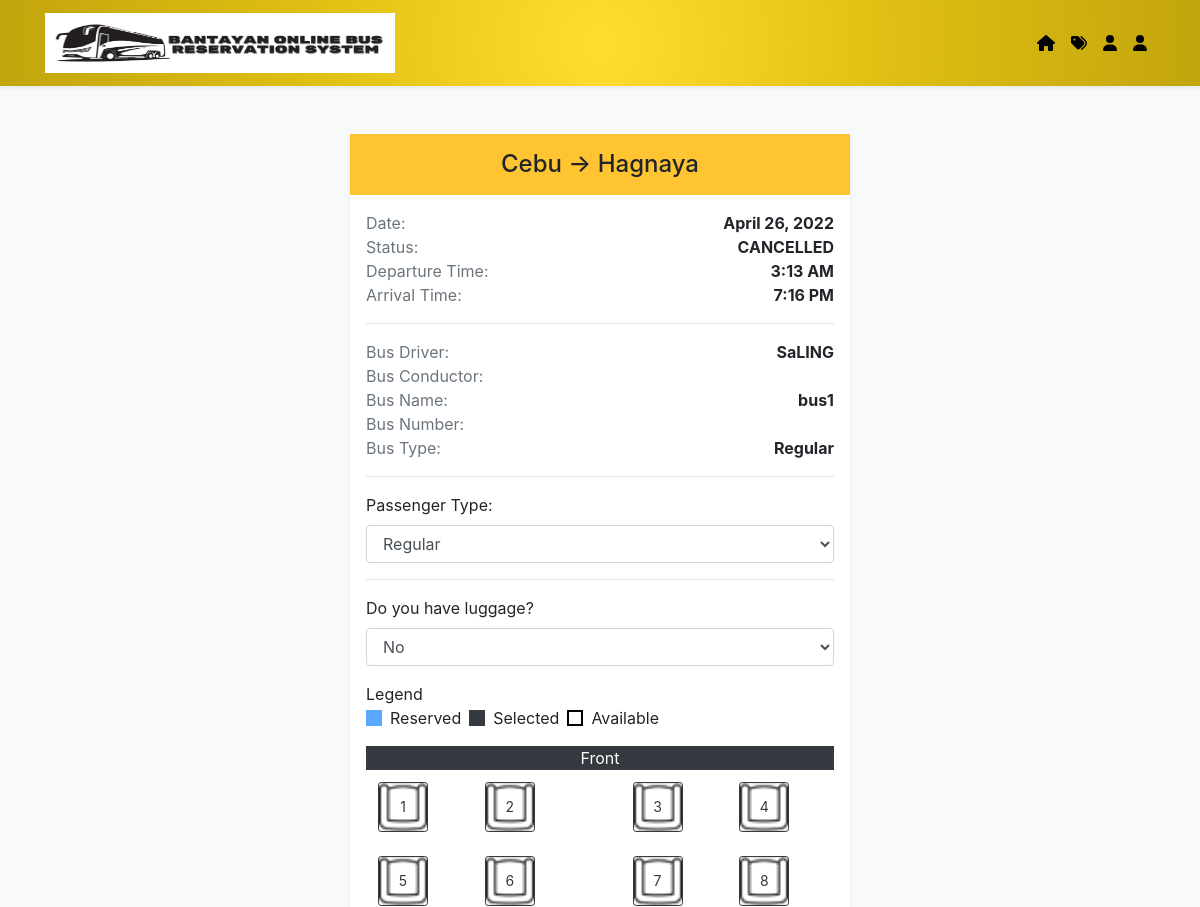
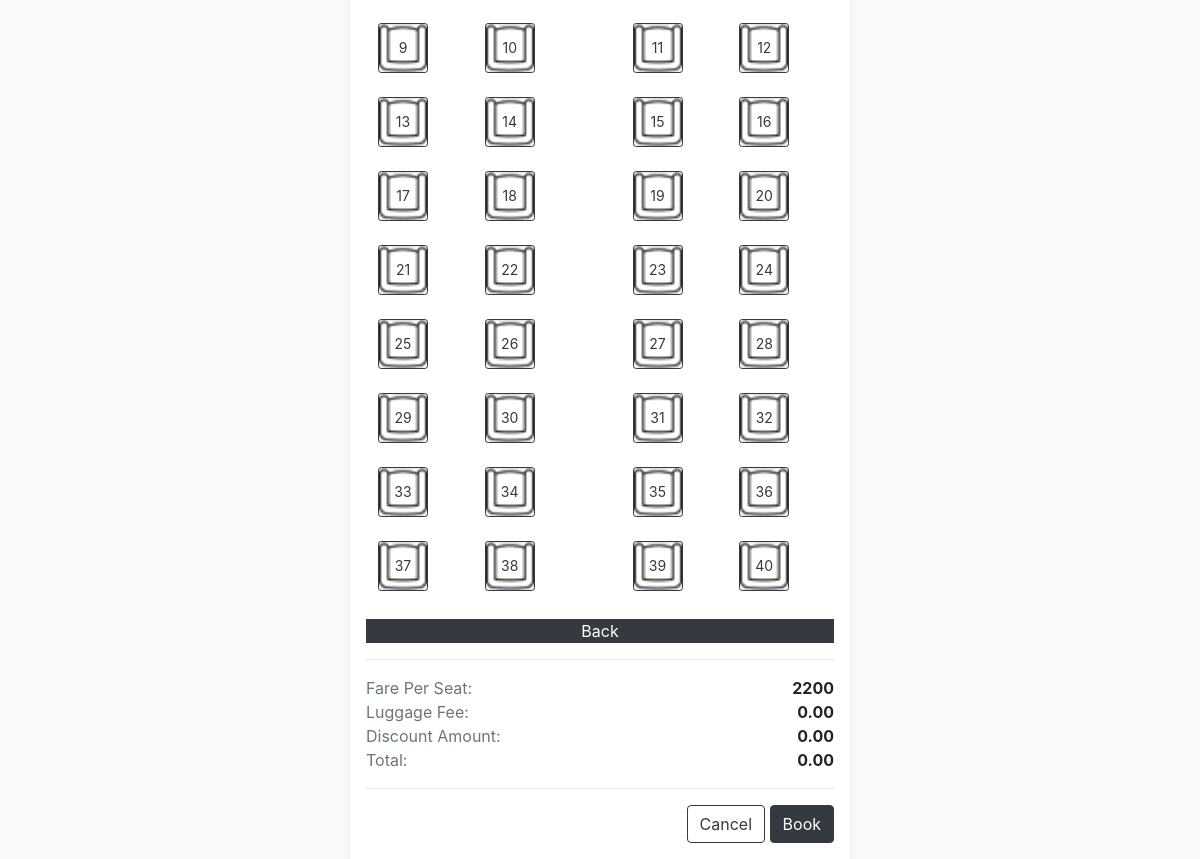
Screenshot of /booked.php?schedule_id=13 with the database file from the repository (2 pictures, top to bottom).
### tables this page shows
CREATE TABLE `tbllocation` (
  `id` int(11) NOT NULL,
  `location_name` varchar(250) NOT NULL
);

CREATE TABLE `tblschedule` (
  `id` int(11) NOT NULL,
  `route_id` int(11) NOT NULL,
  `schedule_date` date NOT NULL,
  `departure` time NOT NULL,
  `arrival` time NOT NULL,
  `bus_id` int(11) NOT NULL,
  `driver_id` int(11) NOT NULL,
  `conductor_id` int(11) NOT NULL,
  `fare` decimal(10,0) NOT NULL,
  `status` varchar(150) NOT NULL,
  `vessel_id` int(11) NOT NULL
);

CREATE TABLE `tbldriver` (
  `id` int(11) NOT NULL,
  `name` text NOT NULL,
  `liscenseNum` varchar(100) NOT NULL
);

CREATE TABLE `tblbus` (
  `id` int(11) NOT NULL,
  `bus_num` varchar(150) NOT NULL,
  `bus_type` varchar(50) NOT NULL,
  `rate_km` double NOT NULL
);

### controllers/schedule.php (called while the page is built, shortened)
<?php
    class Schedule
    {
        private $conn;
        private $table_name = "tblschedule";
        public function __construct($db)
        {
            $this->conn = $db;
        }
        public function getById($id)
        {
            $query = "SELECT * FROM ".$this->table_name." WHERE id = '$id'";
            $result = $this->conn->query($query);
            $data = $result->fetch_assoc();
            return $data;
        }
    }
?>

### controllers/route.php (called while the page is built, shortened)
<?php
    class Route
    {
        private $conn;
        private $table_name = "tblroute";
        public function __construct($db)
        {
            $this->conn = $db;
        }
        public function getById($id)
        {
            $query = "SELECT * FROM ".$this->table_name." WHERE id = '$id'";
            $result = $this->conn->query($query);
            $data = $result->fetch_assoc();
            return $data;
        }
    }
?>

### controllers/location.php (called while the page is built, shortened)
<?php
    class Location
    {
        private $conn;
        private $table_name = "tbllocation";
        public function __construct($db)
        {
            $this->conn = $db;
        }
        public function getById($id)
        {
            $query = "SELECT * FROM ".$this->table_name." WHERE id = '$id'";
            $result = $this->conn->query($query);
            $data = $result->fetch_assoc();
            return $data;
        }
    }
?>

### controllers/driver.php (called while the page is built, shortened)
<?php
    class Driver
    {
        private $conn;
        private $table_name = "tbldriver";
        public function __construct($db)
        {
            $this->conn = $db;
        }
        public function getById($id)
        {
            $query = "SELECT * FROM ".$this->table_name." WHERE id = '$id'";
            $result = $this->conn->query($query);
            $data = $result->fetch_assoc();
            return $data;
        }
    }
?>

### controllers/bus.php (called while the page is built, shortened)
<?php
    class Bus
    {
        private $conn;
        private $table_name = "tblbus";
        public function __construct($db)
        {
            $this->conn = $db;
        }
        public function getById($id)
        {
            $query = "SELECT * FROM ".$this->table_name." WHERE id = '$id'";
            $result = $this->conn->query($query);
            $data = $result->fetch_assoc();
            return $data;
        }
    }
?>

### booked.php (the view, shortened to what this page needs)
<?php
include('includes/layout-header.php');
$schedule_id = isset($_GET['schedule_id']) && !empty($_GET['schedule_id']) ? $_GET['schedule_id'] : "";
if(empty($schedule_id)){
    header('Location: index.php');
} else {
    include('controllers/schedule.php');
    $database = new Database();
    $db = $database->getConnection();
    $new_schedule = new Schedule($db);
    $schedule = $new_schedule->getById($schedule_id);
    if(empty($schedule["id"])){
        header('Location: index.php');
    } else {
        include('controllers/route.php');
        include('controllers/location.php');
        include('controllers/bus.php');
        include('controllers/vessel.php');
        include('controllers/driver.php');
        $new_route = new Route($db);
        $route = $new_route->getById($schedule["route_id"]);
        $new_bus = new Bus($db);
        $bus = $new_bus->getById($schedule["bus_id"]);
        $new_driver = new Driver($db);
        $driver = $new_driver->getById($schedule["driver_id"]);
        $new_location = new Location($db);
        $location_from = $new_location->getById($route["route_from"]);
        $location_to = $new_location->getById($route["route_to"]);
    }
}
?>
<main class="mt-5">
    <div class="container">
        <div class="bg-white shadow-sm w-100 m-auto" style="max-width: 500px">
            <div class="p-3 bg-primary">
                <h4 class="mb-0 text-center">
                    <?php echo $location_from["location_name"].' &#x2192; '.$location_to["location_name"] ?>
                </h4>
            </div>
            <div class="p-3">
                <p class="d-flex align-items-center justify-content-between mb-0">
                    <span class="text-muted d-block">Date:</span>
                    <strong><?php echo date_format(date_create($schedule['schedule_date']),'F j, Y') ?></strong>
                </p>
                <p class="d-flex align-items-center justify-content-between mb-0">
                    <span class="text-muted d-block">Status:</span>
                    <strong class="text-uppercase"><?php echo $schedule['status'] ?></strong>
                </p>
                <p class="d-flex align-items-center justify-content-between mb-0">
                    <span class="text-muted d-block">Departure Time:</span>
                    <strong><?php echo date_format(date_create($schedule['departure']), 'g:i A') ?></strong>
                </p>
                <p class="d-flex align-items-center justify-content-between mb-0">
                    <span class="text-muted d-block">Arrival Time:</span>
                    <strong><?php echo date_format(date_create($schedule['arrival']), 'g:i A') ?></strong>
                </p>
                <hr>
                <p class="d-flex align-items-center justify-content-between mb-0">
                    <span class="text-muted d-block">Bus Driver:</span>
                    <strong><?php echo $driver['name'] ?></strong>
                </p>
                <p class="d-flex align-items-center justify-content-between mb-0">
                    <span class="text-muted d-block">Bus Conductor:</span>
                </p>
                <p class="d-flex align-items-center justify-content-between mb-0">
                    <span class="text-muted d-block">Bus Name:</span>
                    <strong><?php echo $bus['bus_num'] ?></strong>
                </p>
                <p class="d-flex align-items-center justify-content-between mb-0">
                    <span class="text-muted d-block">Bus Number:</span>
                </p>
                <p class="d-flex align-items-center justify-content-between mb-0">
                    <span class="text-muted d-block">Bus Type:</span>
                    <strong><?php echo $bus['bus_type'] ?></strong>
                </p>
                <hr>
                <div class="form-group">
                    <label for="passengerType">Passenger Type:</label>
                    <select id="passengerType" class="form-control">
                        <option value="regular">Regular</option>
                    </select>
                </div>
                <hr />
                <div class="form-group">
                    <label>Do you have luggage?</label>
                    <select id="hasLuggage" class="form-control">
                        <option value="no">No</option>
                    </select>
                </div>
                <div>
                    <div class="my-3">
                        <p class="mb-0">Legend</p>
                        <div class="d-flex">
                            <div class="d-flex align-items-center mr-2">
                                <span style="height: 16px; width: 16px; background-color: #007bff; opacity: .65;" class="d-inline-block mr-2"></span>
                                <span>Reserved</span>
                            </div>
                            <div class="d-flex align-items-center mr-2">
                                <span style="height: 16px; width: 16px;" class="bg-dark d-inline-block mr-2"></span>
                                <span>Selected</span>
                            </div>
                            <div class="d-flex align-items-center">
                                <span style="height: 16px; width: 16px; border: 2px solid black" class="d-inline-block mr-2"></span>
                                <span>Available</span>
                            </div>
                        </div>
                    </div>
                    <div class="bg-dark text-white text-center">Front</div>
                    <div class="py-0">
                        <table class="table table-borderless">
                            <tbody>
                                <?php
                                    $seat_row_num = 0;
                                    for ($i = 1; $i <= 10; $i++) {
                                        echo '<tr>';
                                        for ($x = 1; $x <= 5; $x++) {
                                            if($x == 3){
                                                echo '<td>&nbsp;</td>';
                                            } else {
                                                $seat_row_num++;
                                                $new_book = new Book($db);
                                                $book = $new_book->checkSeat($schedule["id"], $seat_row_num);
                                                if(empty($book["id"])){
                                                    echo '<td><button data-seat="'.$seat_row_num.'" class="btn-seat btn btn-sm btn-block btn-outline-dark" style="background-image: url(\'assets/img/seats.png\'); background-size: cover; height: 50px;width: 50px;">'.$seat_row_num.'</button></td>';
                                                } else {
                                                    echo '<td><button class="btn btn-sm btn-block btn-primary" disabled style="background-image: url(\'assets/img/seats.png\'); background-size: cover; height: 50px;width: 50px;">'.$seat_row_num.'</button></td>';
                                                }
                                            }
                                        }
                                        echo '</tr>';
                                    }
                                ?>
                            </tbody>
                        </table>
                    </div>
                    <div class="bg-dark text-white text-center">Back</div>
                </div>
                <hr />
                <div id="fareSection">
                    <p class="d-flex align-items-center justify-content-between mb-0">
                        <span class="text-muted d-block">Fare Per Seat:</span>
                        <strong id="farePerSeat"><?php echo $schedule['fare'] ?></strong>
                    </p>
                    <p class="d-flex align-items-center justify-content-between mb-0">
                        <span class="text-muted d-block">Luggage Fee:</span>
                        <strong id="luggageFee">0.00</strong>
                    </p>
                    <p class="d-flex align-items-center justify-content-between mb-0">
                        <span class="text-muted d-block">Discount Amount:</span>
                        <strong id="discountAmount">0.00</strong>
                    </p>
                    <p class="d-flex align-items-center justify-content-between mb-0">
                        <span class="text-muted d-block">Total:</span>
                        <strong id="total">0.00</strong>
                    </p>
                </div>
                <hr />
                <div class="text-right">
                    <a href="index.php" class="btn btn-outline-dark">Cancel</a>
                    <button id="booked" class="btn btn-dark">Book</button>
                </div>
            </div>
        </div>
    </div>
</main>
<?php include('includes/layout-footer.php')?>

### assets/styles.css (style rules this page uses)
:root { --blue: #1e90ff; --white: #ffffff; --radius: 0.5rem; --clr-primary: #18ffff; --clr-primary-light: #adffff; --clr-primary-dark: #091034; --clr-gray100: #f9fbff; --clr-gray150: #f4f6fb; --clr-gray200: #eef1f6; --clr-gray300: #e1e5ee; --clr-gray400: #767b91; --clr-gray500: #4f546c; --clr-gray600: #2a324b; --clr-gray700: #161d34; --clr-bg: #060b23; }
* { margin: 0; padding: 0; box-sizing: border-box; }
.bg-primary { background-color: #ffc432 !important; }

### rows the page displays
tbllocation: location_name "Cebu"
tbllocation: location_name "Hagnaya"
tblschedule: schedule_date "April 26, 2022", status "CANCELLED", departure "3:13 AM", arrival "7:16 PM", fare "2200"
tbldriver: name "SaLING"
tblbus: bus_num "bus1", bus_type "Regular"
